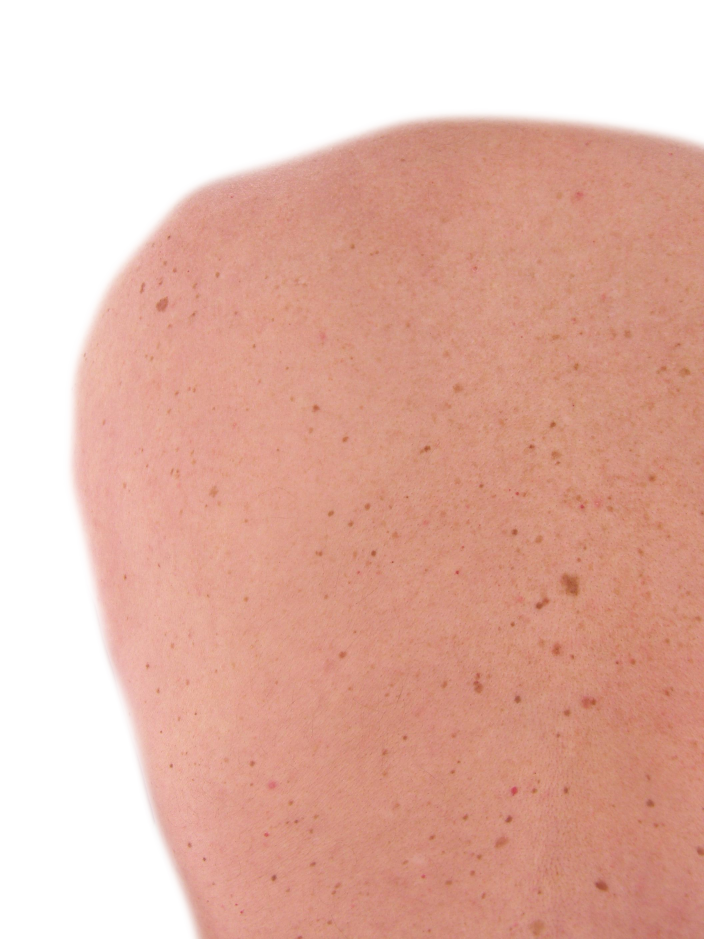
#> input picture images/im1.jpg, 2112 x 2816 px (shown at 1/3 size)
$ python AlignImagesv2.py
#> lines starting #> are read from the running program, lines starting #| are printed output that depends on the picture
import cv2
import numpy as np
from math import sqrt
from skimage import data
from skimage.feature import blob_dog, blob_log, blob_doh
from skimage.color import rgb2gray
import matplotlib.pyplot as plt

MAX_FEATURES = 50000
GOOD_MATCH_PERCENT = 0.7

def alignImages(im1, im2):
  # Convert images to grayscale
  im1Gray = cv2.cvtColor(im1, cv2.COLOR_BGR2GRAY)
  im2Gray = cv2.cvtColor(im2, cv2.COLOR_BGR2GRAY)

  # Detect ORB features and compute descriptors.
  orb = cv2.ORB_create(MAX_FEATURES)
  keypoints1, descriptors1 = orb.detectAndCompute(im1Gray, None)
  keypoints2, descriptors2 = orb.detectAndCompute(im2Gray, None)

  # Match features.
  matcher = cv2.DescriptorMatcher_create(cv2.DESCRIPTOR_MATCHER_BRUTEFORCE_HAMMING)
  matches = matcher.match(descriptors1, descriptors2, None)

  # Sort matches by score
  matches.sort(key=lambda x: x.distance, reverse=False)

  # Remove not so good matches
  numGoodMatches = int(len(matches) * GOOD_MATCH_PERCENT)
  matches = matches[:numGoodMatches]

  # Draw top matches
  imMatches = cv2.drawMatches(im1, keypoints1, im2, keypoints2, matches, None)
  cv2.imwrite("matches.jpg", imMatches)

  # Extract location of good matches
  points1 = np.zeros((len(matches), 2), dtype=np.float32)
  points2 = np.zeros((len(matches), 2), dtype=np.float32)

  for i, match in enumerate(matches):
    points1[i, :] = keypoints1[match.queryIdx].pt
    points2[i, :] = keypoints2[match.trainIdx].pt

  # Find homography
  h, mask = cv2.findHomography(points1, points2, cv2.RANSAC)

  # Use homography
  height, width, channels = im2.shape
  im1Reg = cv2.warpPerspective(im1, h, (width, height))

  return im1Reg, h

if __name__ == '__main__':

  # Read reference image
  refFilename = "./images/im1.jpg"
  print("Reading reference image : ", refFilename)
  imReference = cv2.imread(refFilename, cv2.IMREAD_COLOR)
#> imReference is the input picture: shape (2816, 2112, 3); mean B, G, R 168.5, 181.9, 226.7

  # Read image to be aligned
  imFilename = "./images/im2.jpg"
  print("Reading image to align : ", imFilename)
  im = cv2.imread(imFilename, cv2.IMREAD_COLOR)
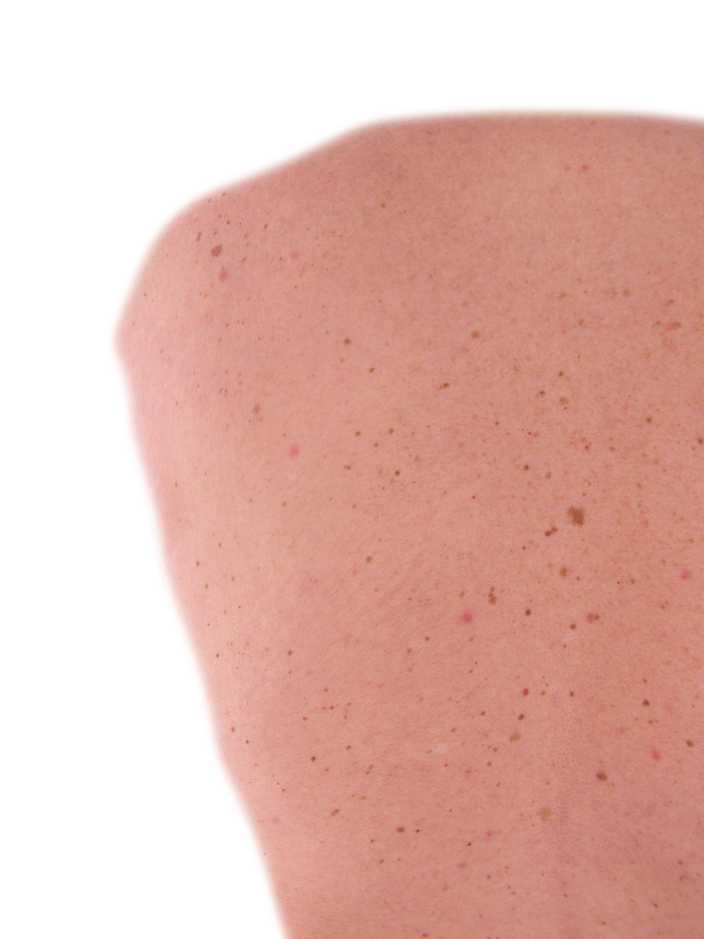
#> input picture images/im2.jpg, 2112 x 2816 px (shown at 1/3 size)
#> im is the input picture: shape (2816, 2112, 3); mean B, G, R 176.5, 185.6, 227

  print("Aligning images ...")
  # Registered image will be resotred in imReg.
  # The estimated homography will be stored in h.
  imReg, h = alignImages(im, imReference)
#> in alignImages, `im1Gray = cv2.cvtColor(im1, cv2.COLOR_BGR2GRAY)`:
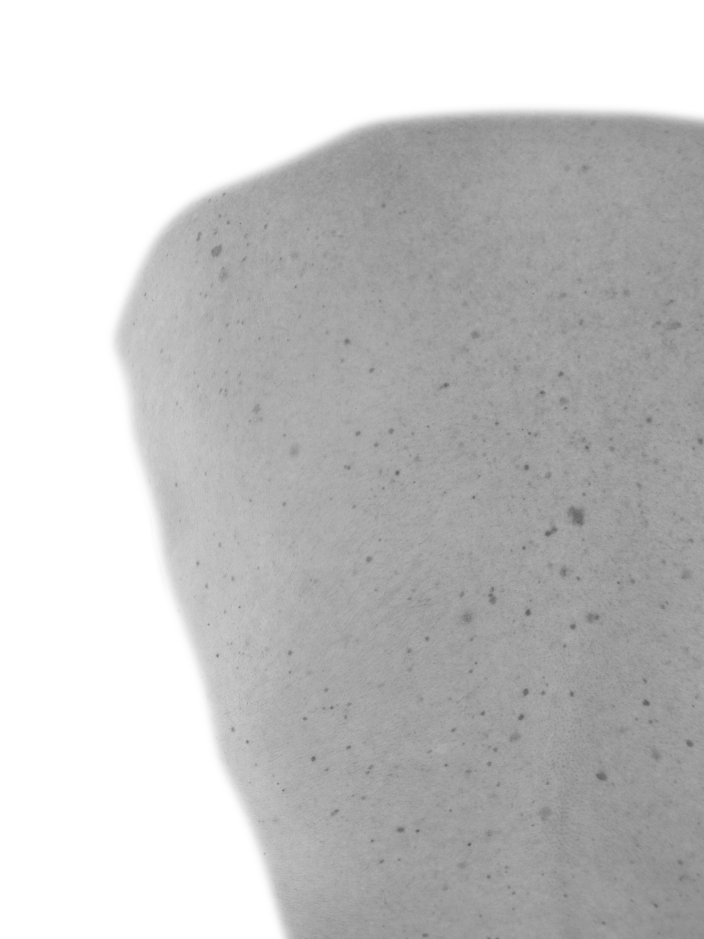
#> im1Gray: shape (2816, 2112) (shown at 1/3 size); min 72, max 255, mean 197
#> in alignImages, `im2Gray = cv2.cvtColor(im2, cv2.COLOR_BGR2GRAY)`:
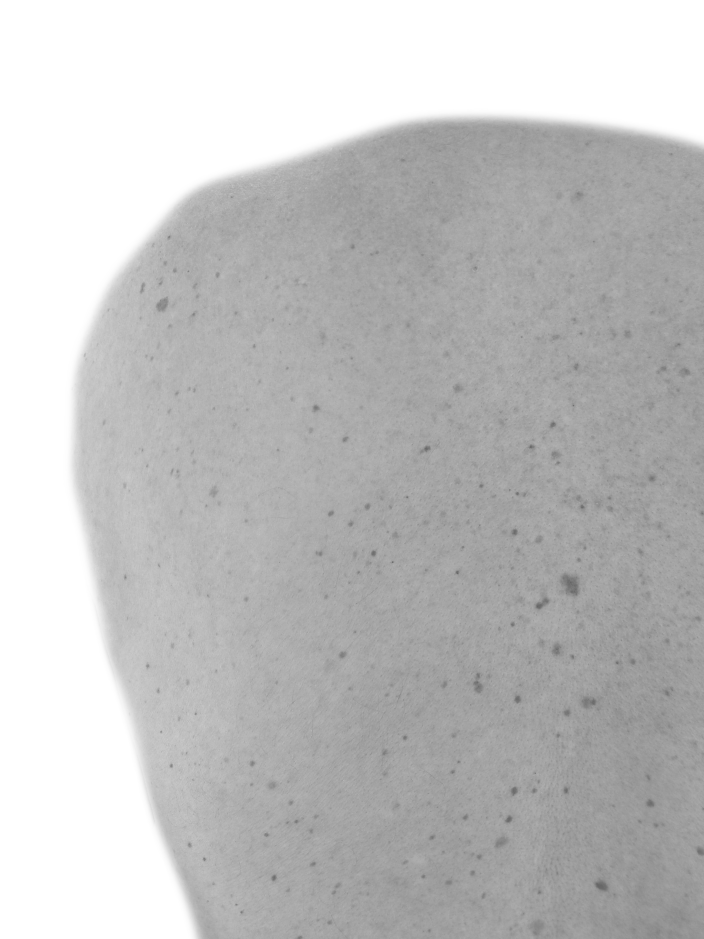
#> im2Gray: shape (2816, 2112) (shown at 1/3 size); min 82, max 255, mean 193.8
#> in alignImages, `keypoints1, descriptors1 = orb.detectAndCompute(im1Gray, None)`: keypoints1 = 1618 keypoints; strongest (x, y, size): (1631, 2032, 31), (626, 1872, 31), (652, 1968, 44.6), (651, 1968, 53.6)
#> in alignImages, `keypoints2, descriptors2 = orb.detectAndCompute(im2Gray, None)`: keypoints2 = 1081 keypoints; strongest (x, y, size): (1605, 2319, 31), (1176, 1687, 31), (1178, 1685, 37.2), (587, 2142, 37.2)
#> in alignImages, `matches = matcher.match(descriptors1, descriptors2, None)`: matches = 1618 matches
#> (the run stopped early here; a loop or call above may not have finished)
